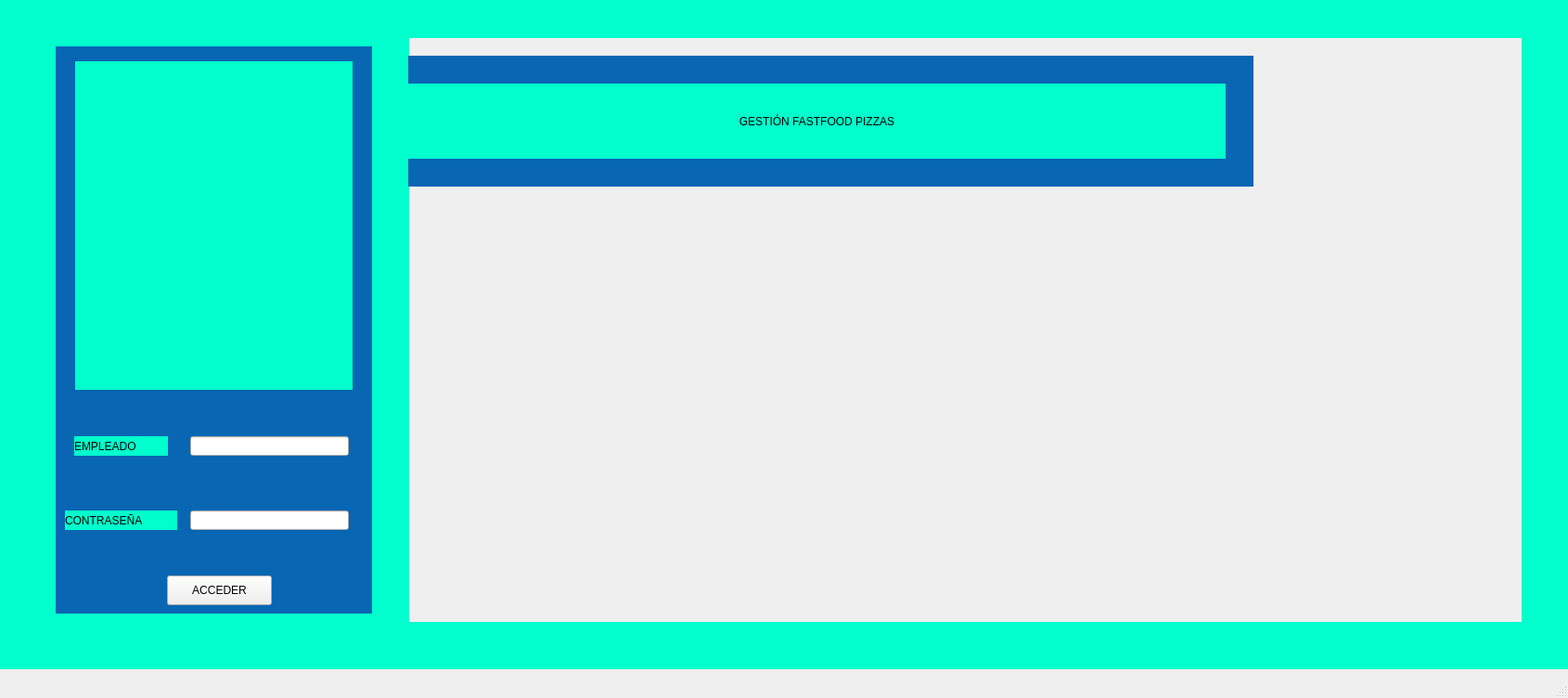
<?xml version="1.0" encoding="UTF-8"?>
<ui version="4.0">
 <class>home</class>
 <widget class="QMainWindow" name="home">
  <property name="geometry">
   <rect>
    <x>0</x>
    <y>0</y>
    <width>1690</width>
    <height>752</height>
   </rect>
  </property>
  <property name="windowTitle">
   <string>HOMEPAGE</string>
  </property>
  <widget class="QWidget" name="centralwidget">
   <widget class="QLabel" name="label_2">
    <property name="geometry">
     <rect>
      <x>440</x>
      <y>90</y>
      <width>881</width>
      <height>81</height>
     </rect>
    </property>
    <property name="styleSheet">
     <string notr="true">background-color: rgb(0, 255, 204);
font: 24pt &quot;Bodoni 72&quot;;
color: rgb(1, 1, 1);
</string>
    </property>
    <property name="text">
     <string>GESTIÓN FASTFOOD PIZZAS</string>
    </property>
    <property name="alignment">
     <set>Qt::AlignCenter</set>
    </property>
   </widget>
   <widget class="QLabel" name="label_3">
    <property name="geometry">
     <rect>
      <x>80</x>
      <y>470</y>
      <width>101</width>
      <height>21</height>
     </rect>
    </property>
    <property name="styleSheet">
     <string notr="true">font: italic 14pt &quot;Baskerville&quot;;
background-color: rgb(0, 255, 204);</string>
    </property>
    <property name="text">
     <string>EMPLEADO</string>
    </property>
   </widget>
   <widget class="QLabel" name="label_4">
    <property name="geometry">
     <rect>
      <x>70</x>
      <y>550</y>
      <width>121</width>
      <height>21</height>
     </rect>
    </property>
    <property name="styleSheet">
     <string notr="true">font: italic 14pt &quot;Baskerville&quot;;
background-color: rgb(0, 255, 204);</string>
    </property>
    <property name="text">
     <string>CONTRASEÑA</string>
    </property>
   </widget>
   <widget class="QLineEdit" name="T1">
    <property name="geometry">
     <rect>
      <x>205</x>
      <y>470</y>
      <width>171</width>
      <height>21</height>
     </rect>
    </property>
   </widget>
   <widget class="QLineEdit" name="T2">
    <property name="geometry">
     <rect>
      <x>205</x>
      <y>550</y>
      <width>171</width>
      <height>21</height>
     </rect>
    </property>
   </widget>
   <widget class="QPushButton" name="B1">
    <property name="geometry">
     <rect>
      <x>180</x>
      <y>620</y>
      <width>113</width>
      <height>32</height>
     </rect>
    </property>
    <property name="styleSheet">
     <string notr="true"/>
    </property>
    <property name="text">
     <string>ACCEDER</string>
    </property>
   </widget>
   <widget class="QLabel" name="label_5">
    <property name="geometry">
     <rect>
      <x>370</x>
      <y>-20</y>
      <width>1690</width>
      <height>752</height>
     </rect>
    </property>
    <property name="text">
     <string>&lt;html&gt;&lt;head/&gt;&lt;body&gt;&lt;p&gt;&lt;img src=&quot;:/newPrefix/Captura de Pantalla 2023-05-13 a las 3.51.47.png&quot;/&gt;&lt;/p&gt;&lt;/body&gt;&lt;/html&gt;</string>
    </property>
   </widget>
   <widget class="QLabel" name="label_6">
    <property name="geometry">
     <rect>
      <x>0</x>
      <y>0</y>
      <width>441</width>
      <height>711</height>
     </rect>
    </property>
    <property name="styleSheet">
     <string notr="true">background-color: rgb(0, 255, 204);
font: 24pt &quot;Bodoni 72&quot;;
color: rgb(1, 1, 1);
</string>
    </property>
    <property name="text">
     <string/>
    </property>
    <property name="alignment">
     <set>Qt::AlignCenter</set>
    </property>
   </widget>
   <widget class="QLabel" name="label">
    <property name="geometry">
     <rect>
      <x>-20</x>
      <y>-5</y>
      <width>431</width>
      <height>721</height>
     </rect>
    </property>
    <property name="text">
     <string>&lt;html&gt;&lt;head/&gt;&lt;body&gt;&lt;p&gt;&lt;img src=&quot;:/newPrefix/Captura de Pantalla 2023-05-13 a las 3.51.47.png&quot;/&gt;&lt;/p&gt;&lt;/body&gt;&lt;/html&gt;</string>
    </property>
   </widget>
   <widget class="QLabel" name="label_7">
    <property name="geometry">
     <rect>
      <x>0</x>
      <y>0</y>
      <width>1691</width>
      <height>41</height>
     </rect>
    </property>
    <property name="styleSheet">
     <string notr="true">background-color: rgb(0, 255, 204);
font: 24pt &quot;Bodoni 72&quot;;
color: rgb(1, 1, 1);
</string>
    </property>
    <property name="text">
     <string/>
    </property>
    <property name="alignment">
     <set>Qt::AlignCenter</set>
    </property>
   </widget>
   <widget class="QLabel" name="label_8">
    <property name="geometry">
     <rect>
      <x>50</x>
      <y>670</y>
      <width>1641</width>
      <height>51</height>
     </rect>
    </property>
    <property name="styleSheet">
     <string notr="true">background-color: rgb(0, 255, 204);
font: 24pt &quot;Bodoni 72&quot;;
color: rgb(1, 1, 1);
</string>
    </property>
    <property name="text">
     <string/>
    </property>
    <property name="alignment">
     <set>Qt::AlignCenter</set>
    </property>
   </widget>
   <widget class="QLabel" name="label_9">
    <property name="geometry">
     <rect>
      <x>1640</x>
      <y>10</y>
      <width>51</width>
      <height>701</height>
     </rect>
    </property>
    <property name="styleSheet">
     <string notr="true">background-color: rgb(0, 255, 204);
font: 24pt &quot;Bodoni 72&quot;;
color: rgb(1, 1, 1);
</string>
    </property>
    <property name="text">
     <string/>
    </property>
    <property name="alignment">
     <set>Qt::AlignCenter</set>
    </property>
   </widget>
   <widget class="QLabel" name="label_10">
    <property name="geometry">
     <rect>
      <x>0</x>
      <y>0</y>
      <width>51</width>
      <height>721</height>
     </rect>
    </property>
    <property name="styleSheet">
     <string notr="true">background-color: rgb(0, 255, 204);
font: 24pt &quot;Bodoni 72&quot;;
color: rgb(1, 1, 1);
</string>
    </property>
    <property name="text">
     <string/>
    </property>
    <property name="alignment">
     <set>Qt::AlignCenter</set>
    </property>
   </widget>
   <widget class="QLabel" name="label_11">
    <property name="geometry">
     <rect>
      <x>60</x>
      <y>60</y>
      <width>331</width>
      <height>371</height>
     </rect>
    </property>
    <property name="text">
     <string>&lt;html&gt;&lt;head/&gt;&lt;body&gt;&lt;p&gt;&lt;img src=&quot;:/newPrefix/Captura de Pantalla 2023-05-13 a las 15.48.15.png&quot;/&gt;&lt;/p&gt;&lt;/body&gt;&lt;/html&gt;</string>
    </property>
   </widget>
   <widget class="QLabel" name="label_12">
    <property name="geometry">
     <rect>
      <x>60</x>
      <y>420</y>
      <width>341</width>
      <height>241</height>
     </rect>
    </property>
    <property name="styleSheet">
     <string notr="true">
background-color: rgb(8, 102, 179);</string>
    </property>
    <property name="text">
     <string/>
    </property>
   </widget>
   <widget class="QLabel" name="label_13">
    <property name="geometry">
     <rect>
      <x>440</x>
      <y>60</y>
      <width>911</width>
      <height>141</height>
     </rect>
    </property>
    <property name="styleSheet">
     <string notr="true">
background-color: rgb(8, 102, 179);</string>
    </property>
    <property name="text">
     <string/>
    </property>
   </widget>
   <widget class="QLabel" name="label_14">
    <property name="geometry">
     <rect>
      <x>60</x>
      <y>50</y>
      <width>21</width>
      <height>381</height>
     </rect>
    </property>
    <property name="styleSheet">
     <string notr="true">
background-color: rgb(8, 102, 179);</string>
    </property>
    <property name="text">
     <string/>
    </property>
   </widget>
   <widget class="QLabel" name="label_15">
    <property name="geometry">
     <rect>
      <x>380</x>
      <y>60</y>
      <width>21</width>
      <height>361</height>
     </rect>
    </property>
    <property name="styleSheet">
     <string notr="true">
background-color: rgb(8, 102, 179);</string>
    </property>
    <property name="text">
     <string/>
    </property>
   </widget>
   <widget class="QLabel" name="label_16">
    <property name="geometry">
     <rect>
      <x>60</x>
      <y>50</y>
      <width>341</width>
      <height>16</height>
     </rect>
    </property>
    <property name="styleSheet">
     <string notr="true">
background-color: rgb(8, 102, 179);</string>
    </property>
    <property name="text">
     <string/>
    </property>
   </widget>
   <zorder>label_5</zorder>
   <zorder>label_6</zorder>
   <zorder>label</zorder>
   <zorder>label_7</zorder>
   <zorder>label_8</zorder>
   <zorder>label_9</zorder>
   <zorder>label_10</zorder>
   <zorder>label_11</zorder>
   <zorder>label_12</zorder>
   <zorder>label_3</zorder>
   <zorder>label_4</zorder>
   <zorder>T2</zorder>
   <zorder>T1</zorder>
   <zorder>B1</zorder>
   <zorder>label_13</zorder>
   <zorder>label_2</zorder>
   <zorder>label_14</zorder>
   <zorder>label_15</zorder>
   <zorder>label_16</zorder>
  </widget>
  <widget class="QMenuBar" name="menubar">
   <property name="geometry">
    <rect>
     <x>0</x>
     <y>0</y>
     <width>1690</width>
     <height>21</height>
    </rect>
   </property>
  </widget>
  <widget class="QStatusBar" name="statusbar"/>
 </widget>
 <resources>
  <include location="fotos.qrc"/>
 </resources>
 <connections/>
</ui>
